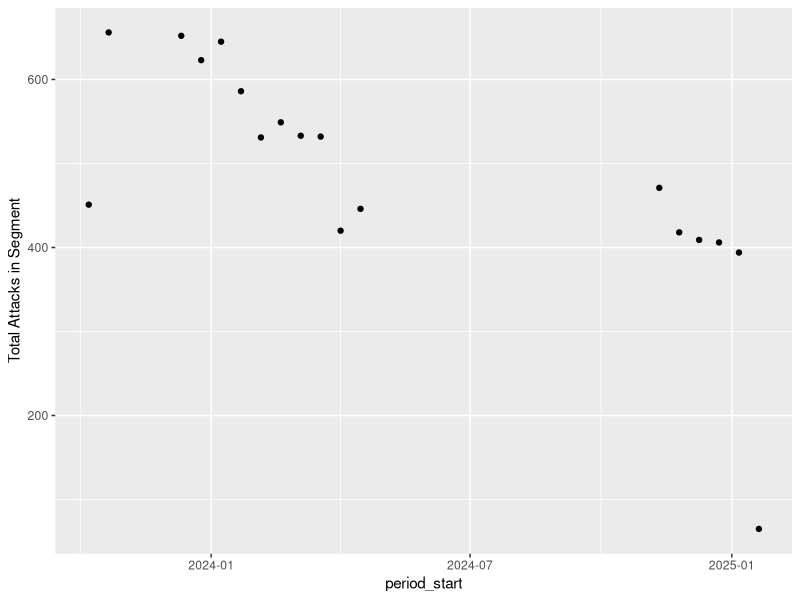
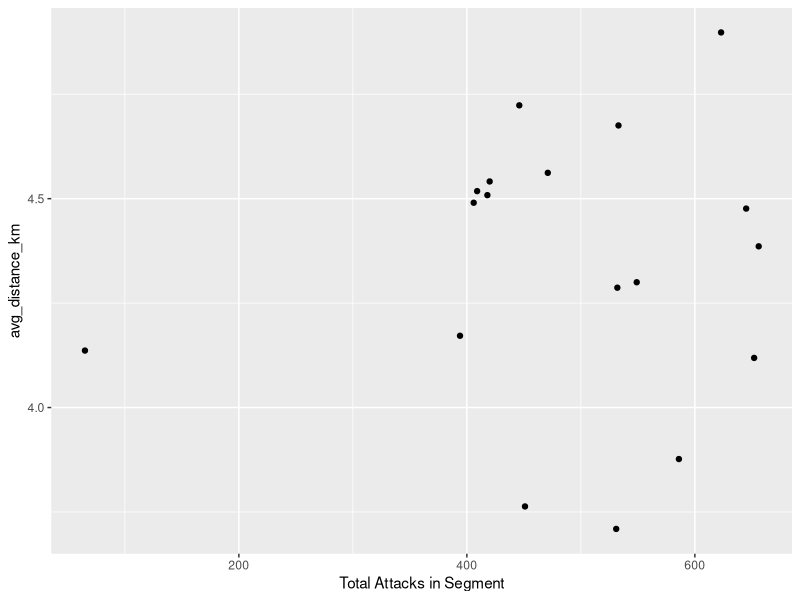
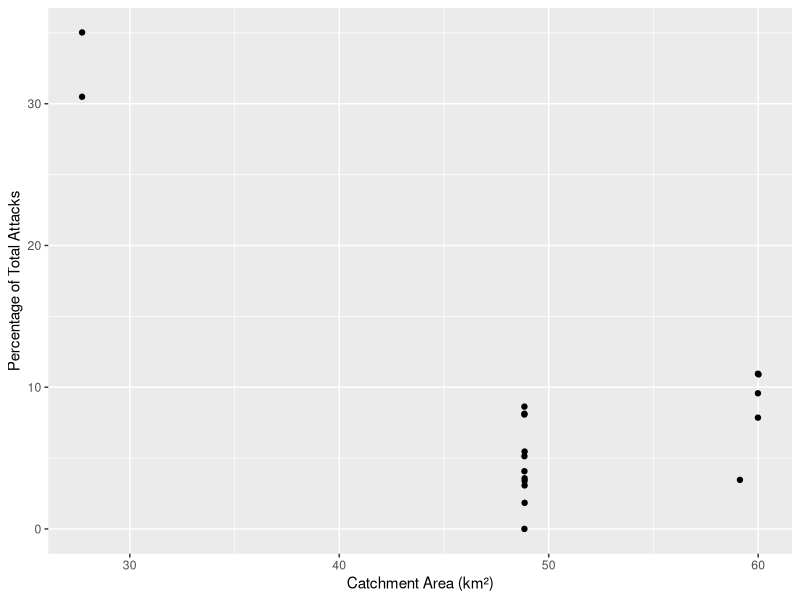
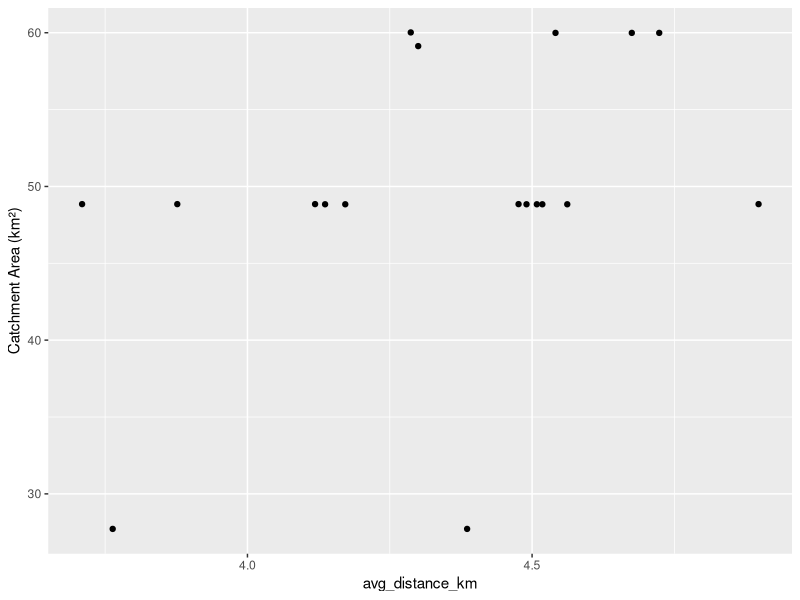

The R source for these figures, in order:
## ---- chunk 1
#| label: "load data and libraries"

library(readxl)
library(tidyverse)
library(dplyr)

totaldata <- read_excel("aggregated_dataset.xlsx")

## ---- chunk 2

ggplot(totaldata, aes(x = period_start, y = `Total Attacks in Segment`)) +
  geom_point()

ggplot(totaldata, aes(x = `Total Attacks in Segment`, y = avg_distance_km)) +
  geom_point()

ggplot(totaldata, aes(x = `Catchment Area (km²)`, y = `Percentage of Total Attacks`)) +
  geom_point()

ggplot(totaldata, aes(x = avg_distance_km, y = `Catchment Area (km²)`)) +
  geom_point()

## ---- chunk 3
#| label: injury totals and proportions

totaldata <- totaldata |>
  mutate(totinjuries = Burn + CMF + Limb + NTD + `Soft Tissue` + `Wound Care`) |>
  mutate(burnprop = Burn / totinjuries) |>
  mutate(cmfprop = CMF / totinjuries) |>
  mutate(limbprop = Limb / totinjuries) |>
  mutate(ntdprop = NTD / totinjuries) |>
  mutate(stprop = `Soft Tissue` / totinjuries) |>
  mutate(wcprop = `Wound Care` / totinjuries)

totaldata <- totaldata |>
  mutate(across(where(is.numeric), ~ replace(., is.nan(.), 0)))

## ---- chunk 4
#| label: total model
# Diagnostic + automatic-fix script
# Paste and run this in your R session

# ---- Setup (use your exact names) ----
attack_cols <- c("Air/drone strike","Ground Attacks",
                 "Shelling/artillery/missile attack","Civil Unrest","Other")
controls <- c("avg_distance_km","Percentage of Total Attacks","percent_total_area")
responses <- c("Burn","CMF","Limb","NTD","Soft Tissue","Wound Care")

safe_formula <- function(response, predictors) {
  lhs <- paste0("`", response, "`")
  rhs <- paste(paste0("`", predictors, "`"), collapse = " + ")
  as.formula(paste0(lhs, " ~ ", rhs))
}

td <- totaldata   # use your data

# Helper: print nicely
pmsg <- function(...) cat(sprintf(...), "\n")

# 1) Quick column checks -----------------------------------------------------
pmsg("1) Basic column checks:")
cols <- unique(c(attack_cols, controls, responses))
stopifnot(all(cols %in% colnames(td)))
# classes
print(sapply(cols, function(x) class(td[[x]])))
# ranges for numeric predictors, and unique counts for all
preds <- c(attack_cols, controls)
pmsg("Ranges (min, max) for numeric predictors and unique counts:")
for (nm in preds) {
  if (is.numeric(td[[nm]])) {
    rng <- range(td[[nm]], na.rm = TRUE)
    pmsg("  %s: range = [%g, %g], unique = %d", nm, rng[1], rng[2], length(unique(td[[nm]])))
  } else {
    pmsg("  %s: NOT numeric (class=%s), unique = %d", nm, class(td[[nm]]), length(unique(td[[nm]])))
  }
}

# 2) For each response: try model.matrix and basic diagnostics ----------------
diagnose_response <- function(resp) {
  pmsg("\n--- Diagnosing response: %s ---", resp)
  form <- safe_formula(resp, c(attack_cols, controls))
  pmsg("Formula: %s", deparse(form))
  mm <- tryCatch(model.matrix(form, data = td),
                 error = function(e) { pmsg("model.matrix() ERROR: %s", e$message); return(NULL) })
  if (is.null(mm)) return(list(ok=FALSE, reason="model.matrix error"))
  pmsg("model.matrix dims: %d rows x %d cols", nrow(mm), ncol(mm))
  # check finite
  if (!all(is.finite(mm))) {
    bad <- which(!is.finite(mm), arr.ind = TRUE)
    pmsg("Non-finite entries detected in model.matrix (showing up to 10):")
    print(head(bad, 10))
    badcols <- unique(bad[,2])
    pmsg("Problematic model-matrix columns: %s", paste(colnames(mm)[badcols], collapse = ", "))
    return(list(ok=FALSE, reason="model.matrix contains non-finite entries", badcols = colnames(mm)[badcols]))
  } else {
    pmsg("All entries in model.matrix are finite.")
  }
  # rank
  qrinfo <- qr(mm)
  pmsg("QR rank = %d  (ncol = %d)", qrinfo$rank, ncol(mm))
  if (qrinfo$rank < ncol(mm)) {
    pmsg(" -> Rank-deficient model matrix detected (perfect multicollinearity). Running alias() on lm to show combos...")
    ali <- tryCatch(alias(lm(form, data = td)), error = function(e) { pmsg("alias() error: %s", e$message); NULL })
    print(ali)
    return(list(ok=FALSE, reason="rank-deficient", alias=ali))
  }
  return(list(ok=TRUE, mm=mm))
}

diag_results <- lapply(responses, diagnose_response)
names(diag_results) <- responses

# 3) Try single-predictor glm's to find which predictor causes fitting failure ----
pmsg("\n2) Single-predictor Poisson fits (to isolate bad predictor).")
single_try <- function(resp, pred) {
  form <- safe_formula(resp, pred)
  res <- tryCatch({
    m <- glm(form, data = td, family = poisson(link="log"), control = glm.control(maxit=50, epsilon=1e-8))
    list(ok=TRUE, model=m)
  }, warning = function(w) {
    list(ok="warning", msg=w$message)
  }, error = function(e) {
    list(ok=FALSE, msg=e$message)
  })
  res
}

single_map <- list()
for (r in responses) {
  pmsg("\nResponse = %s", r)
  single_map[[r]] <- lapply(c(attack_cols, controls), function(p) {
    res <- single_try(r, p)
    if (isTRUE(res$ok)) {
      pmsg("  Predictor %-40s -> OK", p)
      "ok"
    } else {
      pmsg("  Predictor %-40s -> %s", p, paste0(res$ok, ": ", if(!is.null(res$msg)) res$msg else ""))
      paste0(res$ok, ": ", if(!is.null(res$msg)) res$msg else "")
    }
  })
  names(single_map[[r]]) <- c(attack_cols, controls)
}

# 4) If full models failed, try scaled predictors (standardize) ----------------
pmsg("\n3) Attempt fitting full models with scaled predictors (scale helps numeric stability).")
td_scaled <- td
for (nm in c(attack_cols, controls)) {
  if (is.numeric(td_scaled[[nm]])) {
    td_scaled[[nm]] <- as.numeric(scale(td_scaled[[nm]]))
  } else {
    # try coercion
    td_scaled[[nm]] <- as.numeric(as.character(td_scaled[[nm]]))
  }
}

fit_full <- function(resp, data_df) {
  form <- safe_formula(resp, c(attack_cols, controls))
  fit <- tryCatch({
    glm(form, data=data_df, family=poisson(link="log"), control = glm.control(maxit=100))
  }, warning = function(w) {
    # still return the model if it exists with a warning
    list(warning=w$message, model=NULL)
  }, error = function(e) {
    list(error=e$message, model=NULL)
  })
  fit
}

scaled_fits <- lapply(responses, function(r) fit_full(r, td_scaled))
names(scaled_fits) <- responses

# report which scaled fits succeeded
for (r in responses) {
  f <- scaled_fits[[r]]
  if (inherits(f, "glm")) {
    pmsg("Scaled fit for %s: OK (glm)", r)
  } else if (is.list(f) && !is.null(f$error)) {
    pmsg("Scaled fit for %s: ERROR: %s", r, f$error)
  } else if (is.list(f) && !is.null(f$warning)) {
    pmsg("Scaled fit for %s: WARNING during fit: %s", r, f$warning)
  } else {
    pmsg("Scaled fit for %s: unknown result", r)
  }
}

# 5) Systematic predictor removal: drop one predictor at a time and try full fit ----
pmsg("\n4) Systematic single-predictor-removal trials to locate culprit(s).")
full_fit_with_removed <- function(resp, remove_pred=NULL, data_df=td) {
  preds <- setdiff(c(attack_cols, controls), remove_pred)
  form <- safe_formula(resp, preds)
  tryCatch({
    glm(form, data = data_df, family = poisson(link="log"), control = glm.control(maxit=100))
  }, error = function(e) e$message)
}

removal_results <- list()
for (r in responses) {
  pmsg("\nResponse: %s", r)
  base_attempt <- tryFit <- tryCatch(glm(safe_formula(r, c(attack_cols, controls)), data = td,
                                        family = poisson(link="log"), control = glm.control(maxit=50)),
                                    error = function(e) e$message, warning = function(w) w$message)
  if (inherits(base_attempt, "glm")) {
    pmsg("  Full model without removals: succeeded (no removal needed).")
    removal_results[[r]] <- list(full_ok=TRUE)
    next
  } else {
    pmsg("  Full model failed (message: %s). Trying removals...", substr(as.character(base_attempt),1,200))
  }
  rr <- sapply(c(attack_cols, controls), function(p) {
    msg <- full_fit_with_removed(r, remove_pred = p, data_df = td)
    ok <- inherits(msg, "glm")
    if (ok) {
      pmsg("    Removing %-45s -> fit OK", p)
      TRUE
    } else {
      pmsg("    Removing %-45s -> still fails: %s", p, substr(as.character(msg),1,120))
      FALSE
    }
    ok
  })
  removal_results[[r]] <- rr
}

# 6) Fallback: try quasi-Poisson or increase glm control (often more stable) ----
pmsg("\n5) Fallback attempts (quasi-Poisson & increased iterations) for previously failing responses.")
fallback_results <- list()
for (r in responses) {
  pmsg("\nResponse: %s", r)
  # try quasi-Poisson
  qfit <- tryCatch(glm(safe_formula(r, c(attack_cols, controls)), data = td,
                       family = quasipoisson(link="log"), control = glm.control(maxit=200)),
                   error = function(e) e$message, warning = function(w) w$message)
  fallback_results[[r]] <- list(quasi = qfit)
  if (inherits(qfit, "glm")) pmsg("  quasi-Poisson: OK")
  else pmsg("  quasi-Poisson: failed / message: %s", substr(as.character(qfit),1,200))
}

# Summary report --------------------------------------------------------------
pmsg("\n===== SUMMARY =====")
pmsg("Diagnostic results per response (model.matrix ok?):")
for (r in responses) {
  ok <- diag_results[[r]]$ok
  pmsg("  %s : model.matrix OK? %s", r, ifelse(isTRUE(ok), "YES", paste0("NO -> ", diag_results[[r]]$reason)))
}
pmsg("Single-predictor map (first few):")
print(lapply(single_map, function(x) head(unlist(x), 6)))
pmsg("Scaled-fit success (which responses had an actual glm object):")
print(sapply(scaled_fits, function(f) inherits(f, "glm")))

pmsg("\nIf any response succeeded when predictors were scaled, try re-running the analysis using scaled predictors (scale(...) or log1p + scale).")
pmsg("If removing a particular predictor made the fit succeed, that predictor is likely causing collinearity or separation; consider combining it (PCA) or dropping one of the correlated ones.")
pmsg("If quasi-Poisson fit succeeded, overdispersion or numeric instability is likely — quasi-Poisson is sometimes more stable than NB when NB fails to converge.")
pmsg("\nSaved diagnostics in variables: diag_results, single_map, scaled_fits, removal_results, fallback_results")

# End script
